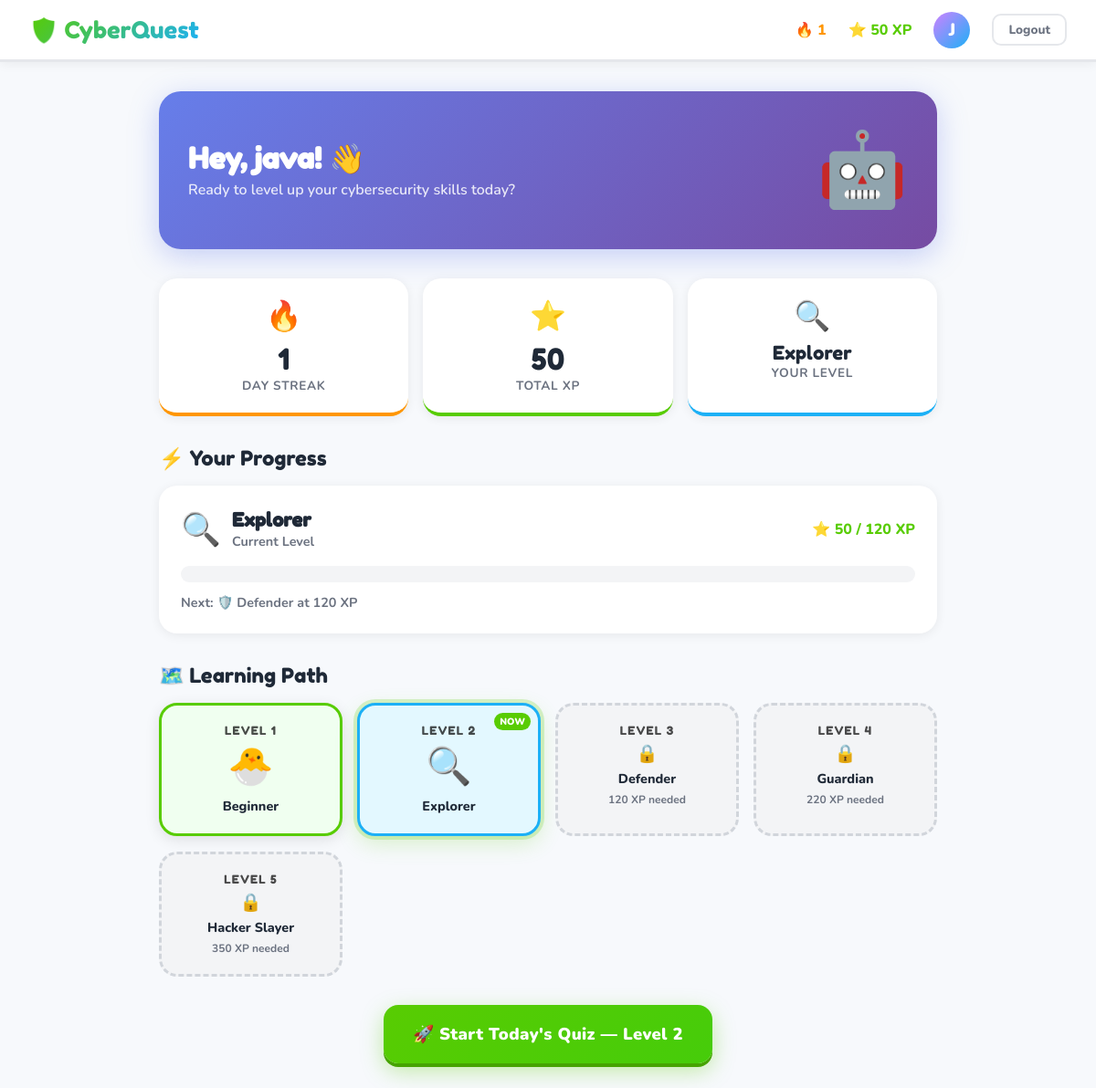
/dashboard.php (signed in), run on the app's committed database.
### tables this page shows
CREATE TABLE `users` (
  `id` int(11) NOT NULL,
  `username` varchar(50) DEFAULT NULL,
  `email` varchar(100) DEFAULT NULL,
  `password` varchar(255) DEFAULT NULL,
  `streak` int(11) DEFAULT 0,
  `xp` int(11) DEFAULT 0,
  `last_login` date DEFAULT NULL,
  `created_at` timestamp NOT NULL DEFAULT current_timestamp()
);

### dashboard.php (the view, shortened to what this page needs)
<?php
require_once 'config/db.php';
$user_id = $_SESSION['user_id'];
$stmt = $conn->prepare("SELECT * FROM users WHERE id = ?");
$stmt->bind_param("i", $user_id);
$stmt->execute();
$user = $stmt->get_result()->fetch_assoc();
$xp = $user['xp'];
$streak = $user['streak'];
$username = $user['username'];
$levels = [
  ['name'=>'Beginner','icon'=>'🐣','xp_needed'=>0,'color'=>'#58CC02','bg'=>'#F0FFF0'],
  ['name'=>'Explorer','icon'=>'🔍','xp_needed'=>50,'color'=>'#1CB0F6','bg'=>'#E3F8FF'],
  ['name'=>'Defender','icon'=>'🛡️','xp_needed'=>120,'color'=>'#CE82FF','bg'=>'#F7EEFF'],
  ['name'=>'Guardian','icon'=>'⚔️','xp_needed'=>220,'color'=>'#FF9600','bg'=>'#FFF7E6'],
  ['name'=>'Hacker Slayer','icon'=>'💀','xp_needed'=>350,'color'=>'#FF4B4B','bg'=>'#FFF0F0'],
];
$current_level = 0;
foreach($levels as $i => $lv) {
  if($xp >= $lv['xp_needed']) $current_level = $i;
}
$next_level_xp = isset($levels[$current_level+1]) ? $levels[$current_level+1]['xp_needed'] : $xp;
?>
<!DOCTYPE html>
<html lang="en">
<head>
</head>
<body>
<nav>
  <div class="nav-logo">🛡️ CyberQuest</div>
  <div class="nav-right">
    <div class="nav-stat streak">🔥 <?= $streak ?></div>
    <div class="nav-stat xp">⭐ <?= $xp ?> XP</div>
    <div class="nav-avatar"><?= strtoupper(substr($username,0,1)) ?></div>
    <a href="logout.php"><button class="btn-logout">Logout</button></a>
  </div>
</nav>
<div class="main">
  <div class="welcome-card">
    <div class="welcome-text">
      <h2>Hey, <?= htmlspecialchars($username) ?>! 👋</h2>
      <p>Ready to level up your cybersecurity skills today?</p>
    </div>
    <div class="mascot">🤖</div>
  </div>
  <div class="stats-row">
    <div class="stat-card">
      <div class="stat-icon">🔥</div>
      <div class="stat-num"><?= $streak ?></div>
      <div class="stat-label">Day Streak</div>
    </div>
    <div class="stat-card">
      <div class="stat-icon">⭐</div>
      <div class="stat-num"><?= $xp ?></div>
      <div class="stat-label">Total XP</div>
    </div>
    <div class="stat-card">
      <div class="stat-icon"><?= $levels[$current_level]['icon'] ?></div>
      <div class="stat-num" style="font-size:1.3rem;"><?= $levels[$current_level]['name'] ?></div>
      <div class="stat-label">Your Level</div>
    </div>
  </div>
  <p class="section-title">⚡ Your Progress</p>
  <div class="level-card">
    <div class="level-info">
      <div class="level-badge">
        <div class="level-badge-icon"><?= $levels[$current_level]['icon'] ?></div>
        <div class="level-badge-text">
          <strong><?= $levels[$current_level]['name'] ?></strong>
          <span>Current Level</span>
        </div>
      </div>
      <div class="xp-label">⭐ <?= $xp ?> / <?= $next_level_xp ?> XP</div>
    </div>
    <div class="progress-track">
    </div>
    <?php if(isset($levels[$current_level+1])): ?>
    <p style="margin-top:0.75rem;font-size:0.9rem;color:var(--text-light);font-weight:700;">
      Next: <?= $levels[$current_level+1]['icon'] ?> <?= $levels[$current_level+1]['name'] ?> at <?= $levels[$current_level+1]['xp_needed'] ?> XP
    </p>
    <?php else: ?>
    <p style="margin-top:0.75rem;font-size:0.9rem;color:var(--green);font-weight:800;">🏆 MAX LEVEL REACHED!</p>
    <?php endif; ?>
  </div>
  <p class="section-title">🗺️ Learning Path</p>
  <div class="levels-grid">
    <?php foreach($levels as $i => $lv):
      $unlocked = $xp >= $lv['xp_needed'];
      $is_current = ($i == $current_level);
      $cls = $unlocked ? 'unlocked' : 'locked';
      if($is_current) $cls .= ' current';
    ?>
    <div class="level-item <?= $cls ?>"
         style="<?= $unlocked ? "background:{$lv['bg']};border-color:{$lv['color']};" : '' ?>"
         <?= $unlocked ? "onclick=\"location.href='quiz.php?level=".($i+1)."'\"" : '' ?>>
      <?php if($is_current): ?><span class="current-badge">NOW</span><?php endif; ?>
      <div class="level-number">Level <?= $i+1 ?></div>
      <?php if($unlocked): ?>
        <span class="level-emoji"><?= $lv['icon'] ?></span>
      <?php else: ?>
        <span class="lock-icon">🔒</span>
      <?php endif; ?>
      <div class="level-name"><?= $lv['name'] ?></div>
      <?php if(!$unlocked): ?>
        <div style="font-size:0.75rem;color:var(--text-light);font-weight:700;margin-top:0.3rem;"><?= $lv['xp_needed'] ?> XP needed</div>
      <?php endif; ?>
    </div>
    <?php endforeach; ?>
  </div>
  <a href="quiz.php?level=<?= $current_level+1 ?>" class="start-btn">
    🚀 Start Today's Quiz — Level <?= $current_level+1 ?>
  </a>
</div>
</body>
</html>

### data on the page
users: streak "1", xp "50", username "J", username "java"

### other printed values
$levels[$current_level]['icon'] "🔍"
$levels[$current_level]['name'] "Explorer"
$next_level_xp "120"
$levels[$current_level+1]['icon'] "🛡️"
$levels[$current_level+1]['name'] "Defender"
$levels[$current_level+1]['xp_needed'] "120"
$lv['icon'] "🐣"
$lv['name'] "Beginner"
$lv['icon'] "🔍"
$lv['name'] "Explorer"
$lv['name'] "Defender"
$lv['xp_needed'] "120"
$lv['name'] "Guardian"
$lv['xp_needed'] "220"
$lv['name'] "Hacker Slayer"
